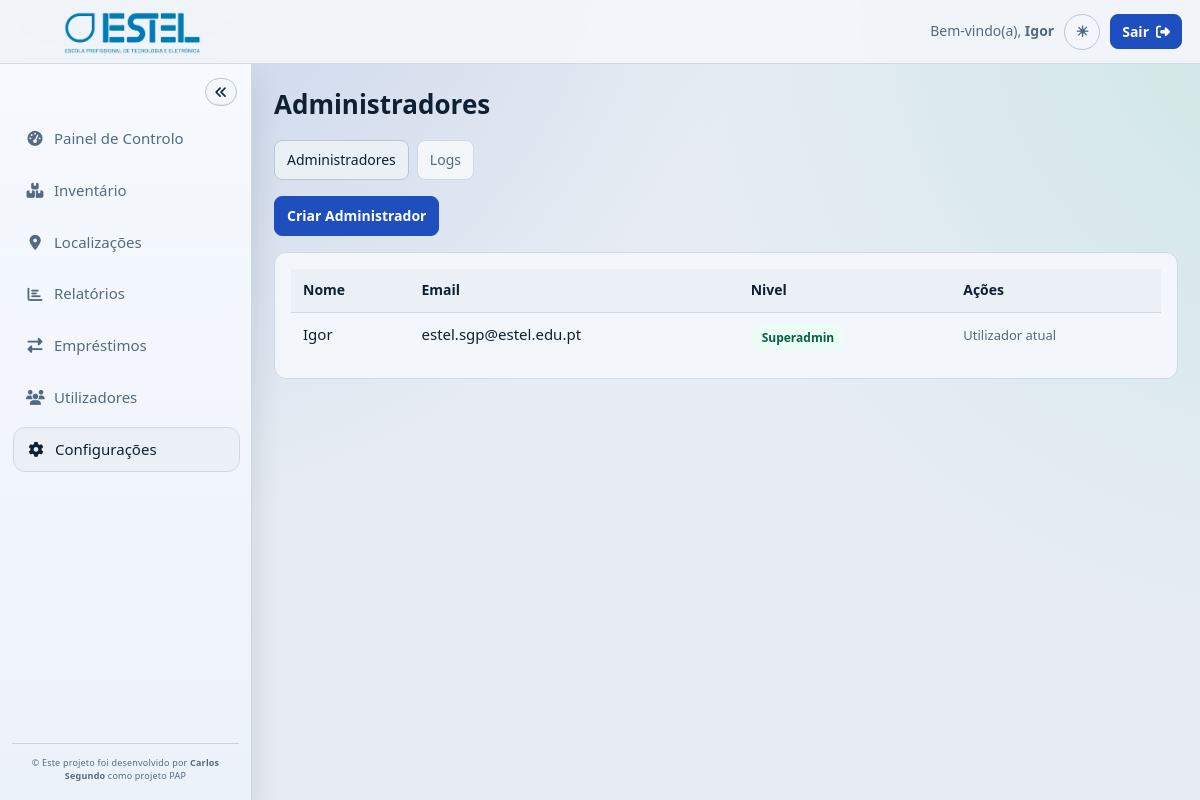
/dashboard/utilizadores/admins/index.php (signed in), run on the app's committed database.
### tables this page shows
CREATE TABLE IF NOT EXISTS `user` (
  `id` INT UNSIGNED NOT NULL AUTO_INCREMENT,
  `nome` VARCHAR(100) NOT NULL,
  `password` VARCHAR(255) NOT NULL,
  `email` VARCHAR(150) NOT NULL,
  `obs` VARCHAR(30) NOT NULL DEFAULT 'admin',
  `ativo` TINYINT(1) NOT NULL DEFAULT 1,
  PRIMARY KEY (`id`),
  UNIQUE KEY `uq_user_nome` (`nome`),
  UNIQUE KEY `uq_user_email` (`email`),
  KEY `idx_user_obs_ativo` (`obs`, `ativo`)
);

### dashboard/utilizadores/shared/common.php (called while the page is built, shortened)
<?php
function util_e(?string $value): string
{
    return htmlspecialchars((string) $value, ENT_QUOTES, 'UTF-8');
}

### dashboard/utilizadores/admins/index.php (the view, shortened to what this page needs)
<?php
require_once __DIR__ . "/../shared/layout.php";
$role = util_require_section_access($pdo, 'configuracoes');
$isSuperadmin = $role === 'superadmin';
$stmt = $pdo->query("SELECT id, nome, email, obs FROM user WHERE obs IN ('admin', 'superadmin') AND ativo = 1 ORDER BY nome ASC");
$admins = $stmt->fetchAll();
?>
<div class="toolbar">
  <?php if ($isSuperadmin): ?>
    <a class="btn btn-primary" href="create.php">Criar Administrador</a>
  <?php else: ?>
    <button class="btn btn-disabled" type="button" disabled>Apenas superadmin pode criar</button>
  <?php endif; ?>
</div>
<section class="panel">
  <table class="table">
    <thead>
      <tr>
        <th>Nome</th>
        <th>Email</th>
        <th>Nivel</th>
        <th>Ações</th>
      </tr>
    </thead>
    <tbody>
      <?php foreach ($admins as $admin): ?>
        <?php
          $adminId = (int) $admin['id'];
          $isSelf = $adminId === (int) $_SESSION['user_id'];
          $isSuper = $admin['obs'] === 'superadmin';
        ?>
        <tr>
          <td><?php echo util_e($admin['nome']); ?></td>
          <td><?php echo util_e($admin['email']); ?></td>
          <td>
            <?php if ($isSuperadmin && !$isSelf): ?>
              <form class="inline-form" method="post" action="update_role.php">
                <?php echo util_csrf_field(); ?>
                <input type="hidden" name="admin_id" value="<?php echo $adminId; ?>">
                <select name="nivel" onchange="this.form.submit()">
                  <option value="admin" <?php echo $isSuper ? '' : 'selected'; ?>>Admin</option>
                  <option value="superadmin" <?php echo $isSuper ? 'selected' : ''; ?>>Superadmin</option>
                </select>
              </form>
            <?php else: ?>
              <span class="badge <?php echo $isSuper ? 'badge-super' : 'badge-admin'; ?>">
                <?php echo $isSuper ? 'Superadmin' : 'Admin'; ?>
              </span>
            <?php endif; ?>
          </td>
          <td>
            <?php if ($isSelf): ?>
              <span class="table-note">Utilizador atual</span>
            <?php else: ?>
              <span class="table-note">Sem permissão</span>
            <?php endif; ?>
          </td>
        </tr>
      <?php endforeach; ?>
    </tbody>
  </table>
</section>

### css/utilizadores.css (style rules this page uses)
:root { --bg: #e8edf3; --surface: #f3f6fa; --surface-muted: #eaf0f6; --line: #cfd9e5; --line-strong: #b8c6d7; --text: #102033; --muted: #556a81; --primary: #1f4fbf; --primary-hover: #193f97; --danger: #dc2626; --danger-hover: #b91c1c; --success-bg: #e4f3e9; --success-text: #166534; --error-bg: #f7e8e8; --error-text: #b91c1c; }
* { margin: 0; padding: 0; box-sizing: border-box; font-family: "Segoe UI", Arial, sans-serif; }
body { background: var(--bg); color: var(--text); line-height: 1.45; }
a { color: inherit; }
.toolbar { margin-bottom: 16px; display: flex; align-items: center; justify-content: space-between; gap: 10px; }
.panel { border-radius: 12px; border: 1px solid var(--line); background: var(--surface); padding: 16px; }
.table { width: 100%; border-collapse: collapse; }
.table th { text-align: left; padding: 11px 12px; border-bottom: 1px solid var(--line); background: var(--surface-muted); color: var(--text); font-size: 14px; font-weight: 700; }
.table td { padding: 11px 12px; border-bottom: 1px solid var(--line); color: var(--text); font-size: 15px; vertical-align: top; }
.table tr:last-child td { border-bottom: none; }
.table-note { margin-top: 3px; color: var(--muted); font-size: 13px; }
.badge { display: inline-block; padding: 4px 10px; border-radius: 999px; font-size: 12px; font-weight: 700; border: 1px solid transparent; }
.badge-super { background: #ecfdf5; color: #065f46; }
.btn { display: inline-flex; align-items: center; justify-content: center; gap: 7px; padding: 9px 12px; border-radius: 8px; border: 1px solid var(--line-strong); background: var(--surface); color: var(--text); font-size: 14px; font-weight: 600; text-decoration: none; cursor: pointer; transition: background 0.18s ease, border-color 0.18s ease, color 0.18s ease; }
.btn-primary { background: var(--primary); border-color: var(--primary); color: #ffffff; }
:root { --topbar-height: 64px; --sidebar-width: 252px; --sidebar-collapsed-width: 88px; --sidebar-shadow: 0 18px 30px rgba(16, 32, 51, 0.14); }
* { font-family: "Segoe UI Variable Text", "Segoe UI", "Trebuchet MS", sans-serif; }
body { background: radial-gradient(circle at 10% -15%, rgba(31, 79, 191, 0.17), transparent 46%), radial-gradient(circle at 110% 0%, rgba(16, 185, 129, 0.12), transparent 44%), var(--bg); }
html, body { max-width: 100%; overflow-x: hidden; }

### data on the page
user: nome "Igor", email "estel.sgp@estel.edu.pt", obs "Superadmin", shows "Utilizador atual"

### other printed values
$userName "Igor"
dashboard_sidebar_escape($label) "Painel de Controlo"
dashboard_sidebar_escape($label) "Inventário"
dashboard_sidebar_escape($label) "Localizações"
dashboard_sidebar_escape($label) "Relatórios"
dashboard_sidebar_escape($label) "Empréstimos"
dashboard_sidebar_escape($label) "Utilizadores"
dashboard_sidebar_escape($label) "Configurações"
util_e($title) "Administradores"
